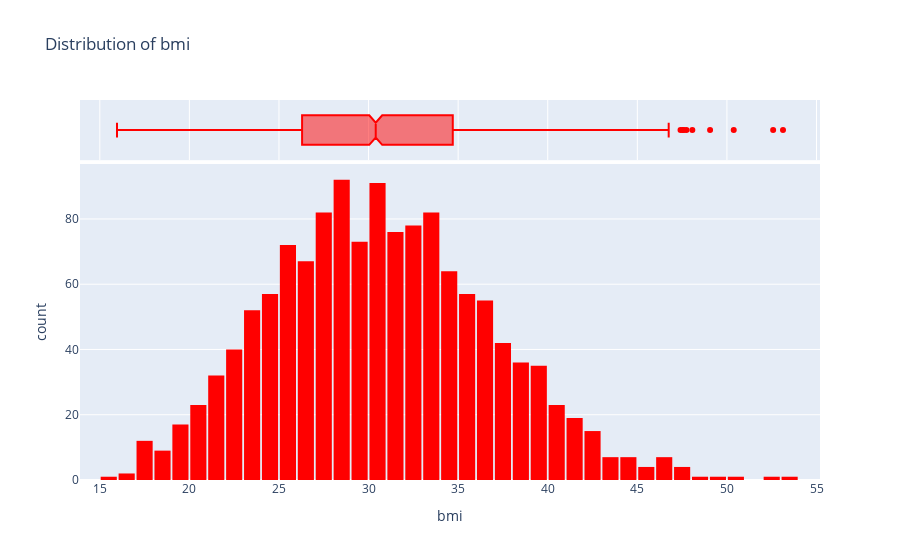

Notebook code for this chart:
### Code cell
fig = px.histogram(medical_df,
                   x="bmi",
                   marginal="box",
                   color_discrete_sequence=["red"],
                   title="Distribution of bmi")
fig.update_layout(bargap=0.1)
fig.show()

### Figure 1 — Plotly figure (JSON) as saved in the notebook; plotly's stock layout.template omitted (floating-point values rounded to 4 significant figures; data arrays with more than 128 entries replaced by an {"elided": "..."} marker saying what was removed)
{"data": [{"bingroup": "x", "hovertemplate": "bmi=%{x}<br>count=%{y}<extra></extra>", "legendgroup": "", "marker": {"color": "red", "pattern": {"shape": ""}}, "name": "", "orientation": "v", "showlegend": false, "type": "histogram", "x": {"elided": "1338 float values"}, "xaxis": "x", "yaxis": "y"}, {"hovertemplate": "bmi=%{x}<extra></extra>", "legendgroup": "", "marker": {"color": "red"}, "name": "", "notched": true, "showlegend": false, "type": "box", "x": {"elided": "1338 float values"}, "xaxis": "x2", "yaxis": "y2"}], "layout": {"bargap": 0.1, "barmode": "relative", "legend": {"tracegroupgap": 0}, "title": {"text": "Distribution of bmi"}, "xaxis": {"anchor": "y", "domain": [0, 1], "title": {"text": "bmi"}}, "xaxis2": {"anchor": "y2", "domain": [0, 1], "matches": "x", "showgrid": true, "showticklabels": false}, "yaxis": {"anchor": "x", "domain": [0, 0.8316], "title": {"text": "count"}}, "yaxis2": {"anchor": "x2", "domain": [0.8416, 1], "matches": "y2", "showgrid": false, "showline": false, "showticklabels": false, "ticks": ""}}}
